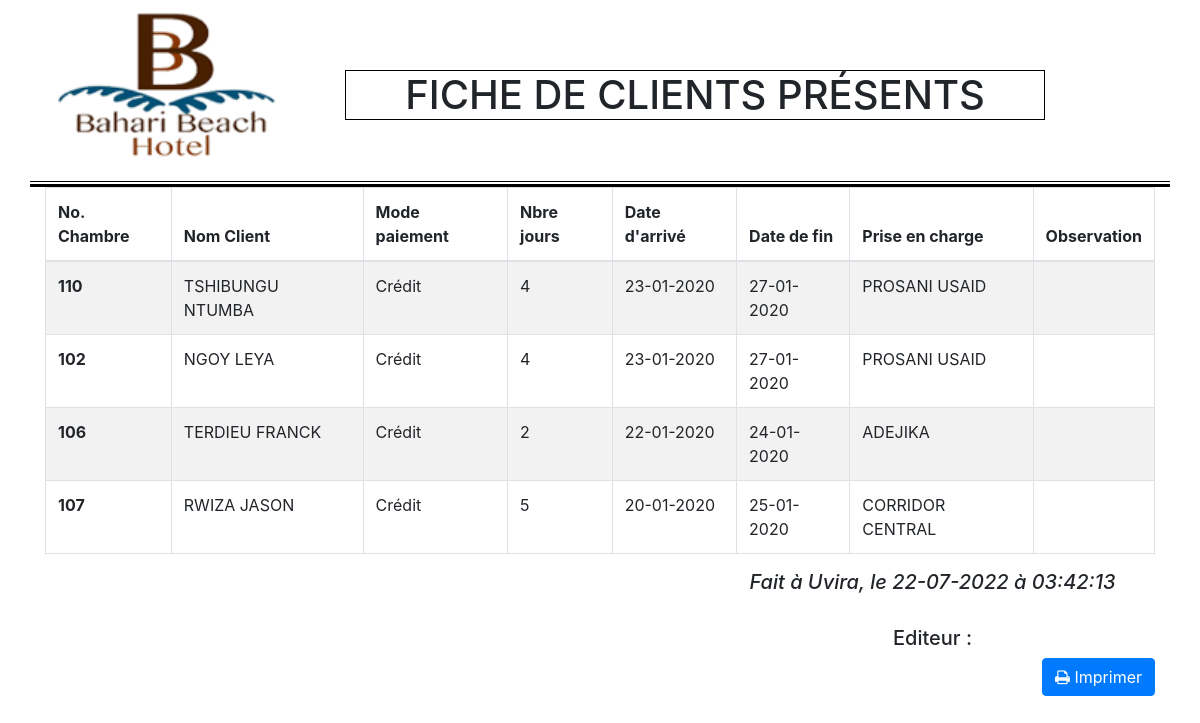
The app's page /php/ficheBookedClientPresent.php with its own data.
### tables this page shows
CREATE TABLE IF NOT EXISTS `booking` (
  `id_booking` int(11) NOT NULL AUTO_INCREMENT,
  `date_booking` timestamp NULL DEFAULT CURRENT_TIMESTAMP,
  `id_client` int(11) DEFAULT NULL,
  `num_chambre` int(11) DEFAULT NULL,
  `date_in` date DEFAULT NULL,
  `date_out` date DEFAULT NULL,
  `nombre_jour` int(11) DEFAULT NULL,
  `total_apayer` double DEFAULT NULL,
  `accompte` double DEFAULT NULL,
  `reste_apayer` double DEFAULT NULL,
  `statut_booking` varchar(100) DEFAULT NULL,
  `nbre_enf` varchar(11) NOT NULL,
  `nbre_adult` varchar(11) NOT NULL,
  `reduction` double NOT NULL,
  `modePaie` varchar(10) NOT NULL,
  PRIMARY KEY (`id_booking`),
  KEY `id_client` (`id_client`),
  KEY `num_chambre` (`num_chambre`)
);

CREATE TABLE IF NOT EXISTS `rooms` (
  `id_room` int(11) NOT NULL AUTO_INCREMENT,
  `room_type` varchar(100) DEFAULT NULL,
  `room_code` int(11) DEFAULT NULL,
  `room_prix` double DEFAULT NULL,
  `autre_info` varchar(100) DEFAULT NULL,
  `niveau` int(11) NOT NULL,
  `statut` varchar(50) DEFAULT NULL,
  `motif` varchar(50) NOT NULL,
  `idCatCh` smallint(2) NOT NULL,
  `idVue` smallint(2) NOT NULL,
  PRIMARY KEY (`id_room`),
  KEY `idCatCh` (`idCatCh`),
  KEY `idVue` (`idVue`)
);

CREATE TABLE IF NOT EXISTS `client` (
  `id_client` int(11) NOT NULL AUTO_INCREMENT,
  `nom_client` varchar(200) DEFAULT NULL,
  `sexe_client` char(1) DEFAULT NULL,
  `etatCivil` varchar(20) DEFAULT NULL,
  `profession` varchar(100) DEFAULT NULL,
  `pays` varchar(50) DEFAULT NULL,
  `telClient` varchar(50) DEFAULT NULL,
  `email` varchar(50) DEFAULT NULL,
  `provenance` varchar(50) DEFAULT NULL,
  `destination` varchar(50) DEFAULT NULL,
  `piece` varchar(100) DEFAULT NULL,
  `numPiece` varchar(100) DEFAULT NULL,
  `lieuDel` varchar(100) DEFAULT NULL,
  `dateDel` date DEFAULT NULL,
  `residence` varchar(200) DEFAULT NULL,
  `photo` varchar(100) DEFAULT NULL,
  `idOrg` int(11) NOT NULL,
  PRIMARY KEY (`id_client`),
  KEY `idOrg` (`idOrg`)
);

CREATE TABLE IF NOT EXISTS `organisation` (
  `idOrg` int(11) NOT NULL AUTO_INCREMENT,
  `nomOrg` varchar(50) NOT NULL,
  `adresse` varchar(50) NOT NULL,
  `tel` varchar(50) NOT NULL,
  `emailOrg` varchar(50) NOT NULL,
  PRIMARY KEY (`idOrg`)
);

### php/ficheBookedClientPresent.php (the view, shortened to what this page needs)
<?php
    require_once('bd_cnx.php');
 ?>
<!DOCTYPE html>
<html>
    <head>
        <link rel="stylesheet" type="text/css" href="pages/bootstrap/font-awesome-4.3.0/css/font-awesome.min.css">
        <link rel="stylesheet" type="text/css" href="pages/bootstrap/css/bootstrap.min.css">
        <link rel="stylesheet" type="text/css" href="pages/bootstrap/css/print.css" media="print">
    </head>
    <body id="">
        <div class="container spacer" style="border-bottom:3px solid black;">
            <div class="row" style="border-bottom:1px solid black;margin-bottom:2px">
                <div class="col-lg-3 col-md-3 col-sm-3 col-xs-3">
                    <center>
                            <p style= "">
                                <img src="../docs/img/logooooo.png" width="100%;" alt="">
                            </p>
                        </center>
                </div>
                <div class="col-lg-8 col-md-8 col-sm-8 col-xs-8" >
                    <div class="col-lg-12 col-md-12 col-sm-12 col-xs-12" style="padding-top:70px; ">
                        <h1 class="text-center text-uppercase" style="text-align:center; border: 1px solid black">Fiche de clients présents <?php  ?> </h1>
                    </div>
                </div>
                <div class="col-lg-1 col-md-1 col-sm-1 col-xs-1"></div>
            </div>
        </div>
        <div class="container">
            <div class="row spacer" >
                <div class="col-lg-12 col-md-12 col-sm-12 col-xs-12">
                    <table class="table table-bordered table-striped">
                        <thead>
                            <tr>
                                <th>No. Chambre</th>
                                <th>Nom Client</th>
                                <th>Mode paiement</th>
                                <th>Nbre jours</th>
                                <th>Date d'arrivé</th>
                                <th>Date de fin</th>
                                <th>Prise en charge</th>
                                <th>Observation</th>
                            </tr>
                        </thead>
                        <tbody>
                        <?php
                        $req = $bd->query("SELECT A.id_booking,A.modePaie, date_format(A.date_booking,'%d-%m-%Y %T') AS date_booking,date_format(A.date_in,'%d-%m-%Y ') AS date_in,date_format(A.date_out,'%d-%m-%Y ') AS date_out,B.id_client, C.room_code,A.nombre_jour, A.total_apayer, A.accompte, A.reduction, A.reste_apayer, A.statut_booking, B.id_client, B.nom_client ,D.nomOrg FROM booking AS A, client AS B, rooms AS C , organisation AS D WHERE B.id_client = A.id_client AND C.id_room=A.num_chambre AND D.idOrg = B.idOrg AND A.statut_booking='CheckIn' ORDER BY A.id_booking DESC");
                        ?>
                            <?php
                                while ($don=$req->fetch(PDO::FETCH_ASSOC)) {
                                    ?>
                                    <tr>
                                        <td><strong><?php echo $don['room_code'] ?></strong></td>
                                        <td><?php echo $don['nom_client'] ?></td>
                                        <td><?php echo $don['modePaie'] ?></td>
                                        <td><?php echo $don['nombre_jour'] ?></td>
                                        <td><?php echo $don['date_in'] ?></td>
                                        <td><?php echo $don['date_out'] ?></td>
                                        <td><?php echo $don['nomOrg'] ?></td>
                                        <td></td>
                                    </tr>
                                    <?php
                                }
                             ?>
                        </tbody>
                    </table>
                </div>
                <div class="col-lg-5 col-md-5 col-sm-5 col-xs-5 offset-7 spacer">
                    <h5 class="text-center"><em>Fait à Uvira, le <?php $madate= date('d-m-Y H:i:s');
                            list($annee,$mois,$jour,$h,$m,$s)=sscanf($madate,"%d-%d-%d %d:%d:%d");
                            $h+=2;
                            $timestamp=mktime($h,$m,$s,$mois,$annee,$jour);
                            $new_date=date('d-m-Y à H:i:s',$timestamp);
                            echo $new_date;
                        ?></em></h5><br>
                    <h5 class="text-center">Editeur : <?php echo(isset($_SESSION['profil']['agent4'])?$_SESSION['profil']['agent4']['user_name']:''); ?></h5>
                </div>
            </div>
            <div class="row">
                    <div class="col-lg-3 col-md-3 col-sm-3 col-xs-3 offset-9">
                        <button type="button" class="btn btn-primary print pull-right"><span class="fa fa-print"></span> Imprimer</button>
                    </div>
                </div>
        </div>
    </body>
</html>

### records on screen
booking: num_chambre.room_code "110", id_client.nom_client "TSHIBUNGU NTUMBA", modePaie "Crédit", nombre_jour "4", date_in "23-01-2020", date_out "27-01-2020", organisation.nomOrg "PROSANI USAID"
booking: num_chambre.room_code "102", id_client.nom_client "NGOY LEYA", modePaie "Crédit", nombre_jour "4", date_in "23-01-2020", date_out "27-01-2020", organisation.nomOrg "PROSANI USAID"
booking: num_chambre.room_code "106", id_client.nom_client "TERDIEU FRANCK", modePaie "Crédit", nombre_jour "2", date_in "22-01-2020", date_out "24-01-2020", organisation.nomOrg "ADEJIKA"
booking: num_chambre.room_code "107", id_client.nom_client "RWIZA JASON", modePaie "Crédit", nombre_jour "5", date_in "20-01-2020", date_out "25-01-2020", organisation.nomOrg "CORRIDOR CENTRAL"

### other values on screen
$new_date "22-07-2022 à 03:42:13"
